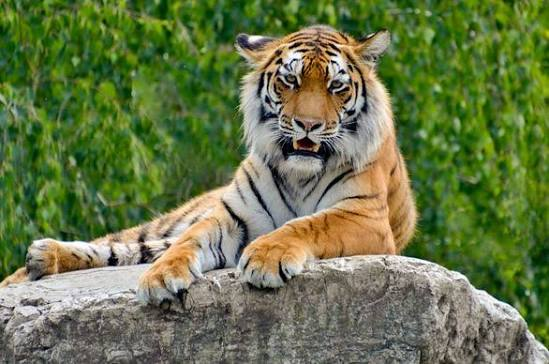
#> input picture Practical_01/tiger.jpg, 549 x 364 px, found by its file name
$ jupyter execute lab6.ipynb
#> lines starting #> are read from the running program, lines starting #| are printed output that depends on the picture; after the words box and inside, x2 and y2 are one past the last pixel; in counts of white or black regions, pixels touching at a corner belong together
<a href="https://colab.research.google.com/github/mitparekh8263/CV-2026-H11/blob/main/Practical_06/lab6.ipynb" target="_parent"></a>

[cell 1]
import numpy as np
import cv2
import matplotlib.pyplot as plt

[cell 2]
image = cv2.imread("tiger.jpg", cv2.IMREAD_GRAYSCALE)
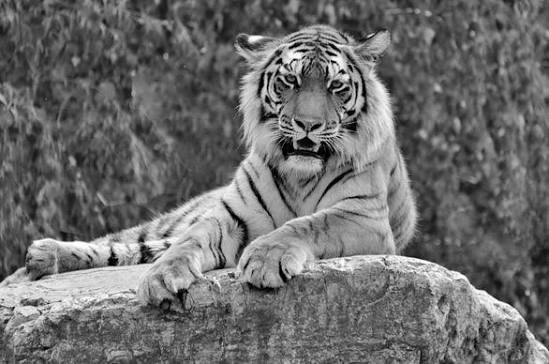
#> image: shape (364, 549); min 0, max 255, mean 108.8
image.shape
#> Out = (364, 549)

[cell 3]
def otsu_threshold(image):
    # 1. Compute the histogram and get pixel counts for each intensity (0-255)
    hist, bin_edges = np.histogram(image, bins=256, range=(0, 256))
#> hist = 256 values, max 2332 at index 85, min 23 at index 254, mean 780.6; bin_edges = 257 values from 0 to 256

    # 2. Get total number of pixels in the image
    total_pixels = image.size
#> total_pixels = 199836

    # 3. Create an array of all possible intensity levels [0, 1, 2, ..., 255]
    intensities = np.arange(256)

    # Initialize variables to keep track of the best threshold
    max_variance = -1
    best_threshold = 0

    # 4. Iterate through all possible thresholds (from 0 to 255)
    for i in range(256):
        # Background class (pixels <= i)
        w0 = np.sum(hist[:i])        # Weight (pixel count)
        # Foreground class (pixels > i)
        w1 = np.sum(hist[i:])        # Weight (pixel count)

        # If either class is empty, this threshold is invalid; skip it
        if w0 == 0 or w1 == 0:
            continue

        # Calculate the mean intensity for Background (m0) and Foreground (m1)
        m0 = np.sum(intensities[:i] * hist[:i]) / w0
        m1 = np.sum(intensities[i:] * hist[i:]) / w1

        # 5. Calculate Between-Class Variance
        # Formula: w0 * w1 * (m0 - m1)^2
        variance = w0 * w1 * ((m0 - m1) ** 2)

        # 6. Check if this variance is the maximum found so far
        if variance > max_variance:
            max_variance = variance
            best_threshold = i
#> this loop made 256 passes
#> (w0, w1, m0, m1, max_variance) on passes 2 to 13: (294, 199542, 0, 109, 6.97e+11), (373, 199463, 0.212, 109, 8.81e+11), (450, 199386, 0.518, 109.1, 1.06e+12), (525, 199311, 0.872, 109.1, 1.23e+12), (592, 199244, 1.23, 109.1, 1.37e+12), (663, 199173, 1.63, 109.2, 1.53e+12), (743, 199093, 2.1, 109.2, 1.7e+12), (823, 199013, 2.58, 109.3, 1.86e+12), (905, 198931, 3.07, 109.3, 2.03e+12), (997, 198839, 3.62, 109.3, 2.22e+12), (1084, 198752, 4.13, 109.4, 2.39e+12), (1182, 198654, 4.7, 109.4, 2.58e+12)
#> (w0, w1) on pass 1: (0, 199836)
#> after the loop, best_threshold = 126; max_variance = 5.95e+13

    # 7. Apply the optimal threshold to create a binary image
    binary_output = (image > best_threshold).astype(np.uint8) * 255
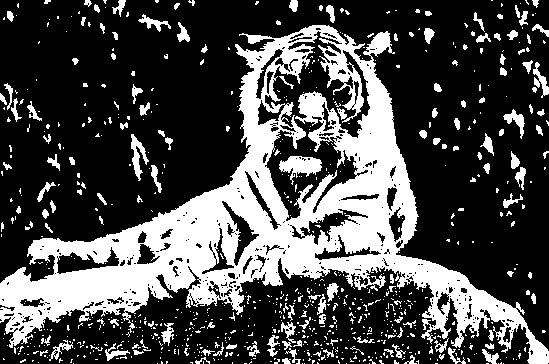
#> binary_output: shape (364, 549); 29.6% white; 810 white regions (668 under 20 px), largest, box (x1, y1, x2, y2) and area: (0, 25, 549, 364) 47626, (279, 156, 322, 185) 625, (131, 134, 149, 181) 340

    return best_threshold, binary_output

[cell 4]
threshold_value, binary_output = otsu_threshold(image)
#> threshold_value = 126
print(f"Optimal Threshold Found: {threshold_value}")
#| Optimal Threshold Found: 126

[cell 5]
plt.figure(figsize=(15, 5))

# 1. Plot Original Grayscale Image
plt.subplot(1, 3, 1)
plt.title("Original Grayscale")
plt.imshow(image, cmap="gray")
plt.axis("off")

# 2. Plot the Pixel Histogram
plt.subplot(1, 3, 2)
plt.title("Image Histogram & Threshold")
# .ravel() flattens the 2D image into a 1D array for plotting
plt.hist(image.ravel(), bins=256, range=(0, 256), color='gray', alpha=0.7)
# Draw a vertical line at the chosen threshold value
plt.axvline(x=threshold_value, color='r', linestyle='--', linewidth=2, label=f'Otsu T={threshold_value}')
plt.xlabel("Pixel Intensity (0-255)")
plt.ylabel("Pixel Count")
plt.legend()

# 3. Plot Otsu's Thresholded Image
plt.subplot(1, 3, 3)
plt.title("Otsu's Binary Output")
plt.imshow(binary_output, cmap="gray")
plt.axis("off")

plt.tight_layout()
plt.show()
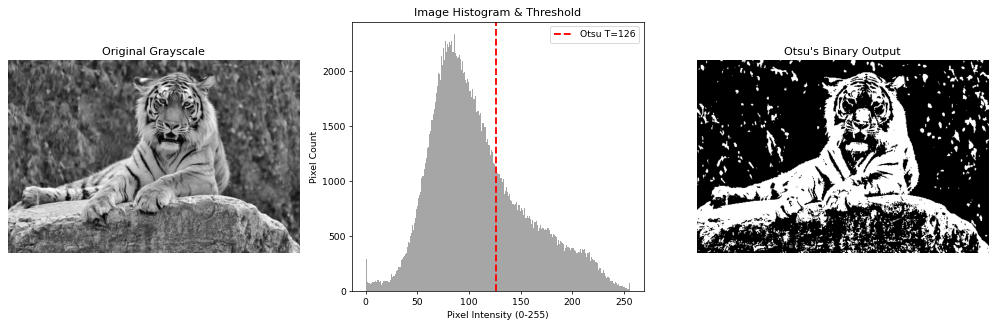
#> figure drawn by matplotlib, 3 panels; panel 2: tallest bar 2332 high, from x = 85 to 86
